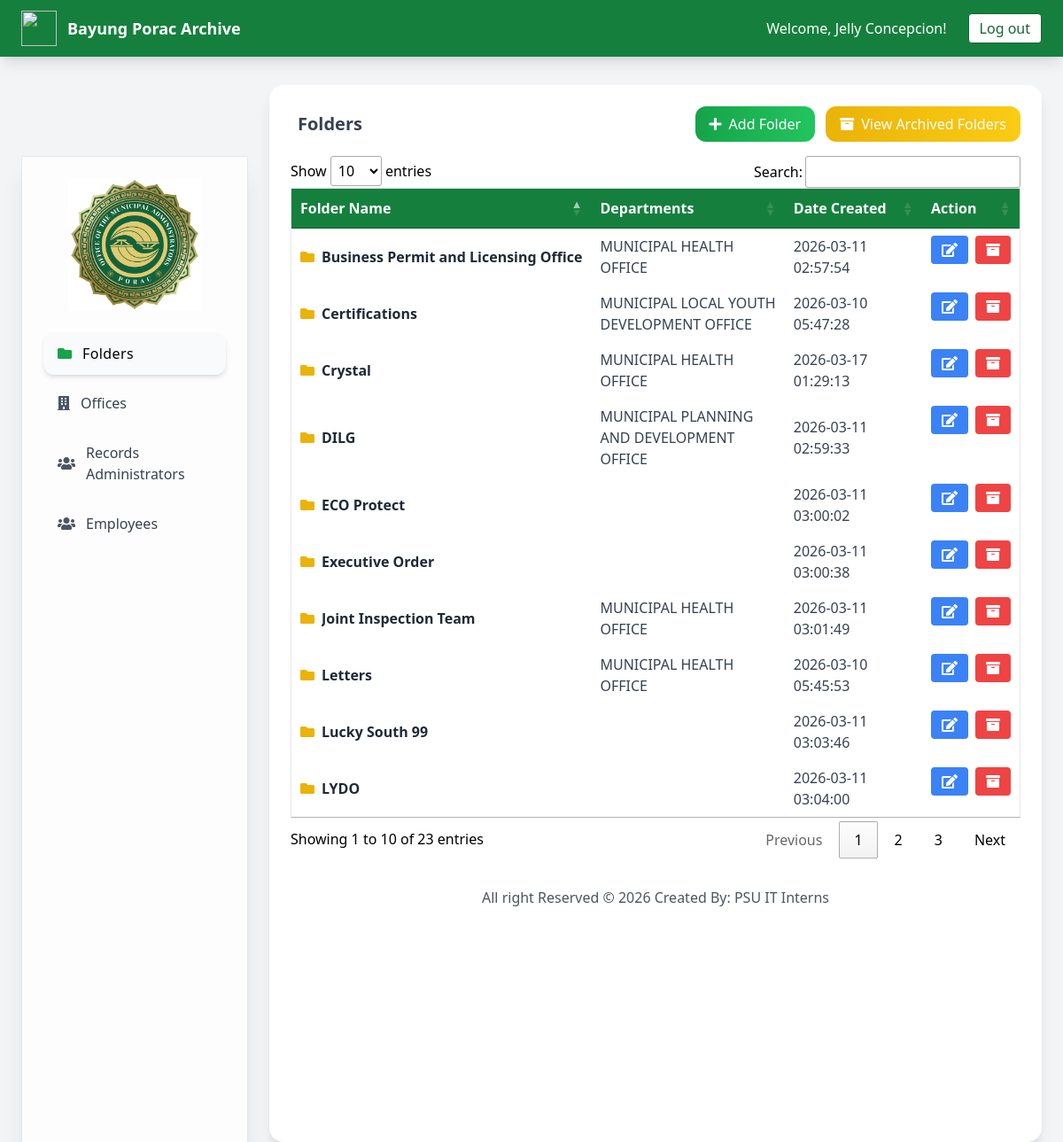
The page /system-administrator/folder_management.php (signed in) on the database its author committed.
### tables this page shows
CREATE TABLE `folders` (
  `folder_id` int(11) NOT NULL,
  `folder_name` varchar(150) NOT NULL,
  `folder_status` enum('Active','Archived') DEFAULT 'Active',
  `created_at` timestamp NOT NULL DEFAULT current_timestamp()
);

### system-administrator/folder_management.php (the view, shortened to what this page needs)
<!DOCTYPE html>
<html lang="en">
<?php
require_once("../include/connection.php");
$query = mysqli_query($conn,"
SELECT
f.folder_id,
f.folder_name,
f.created_at,
GROUP_CONCAT(d.department_name SEPARATOR ', ') as departments
FROM folders f
LEFT JOIN folder_departments fd ON f.folder_id = fd.folder_id
LEFT JOIN departments d ON fd.department_id = d.department_id
WHERE f.folder_status='Active'
GROUP BY f.folder_id
ORDER BY f.folder_name ASC
");
?>
<head>
<link href="https://cdn.datatables.net/1.10.25/css/jquery.dataTables.min.css" rel="stylesheet">
<link rel="stylesheet" href="https://cdnjs.cloudflare.com/ajax/libs/font-awesome/5.15.4/css/all.min.css" />
<script src="https://cdn.tailwindcss.com"></script>
</head>
<body class="bg-gray-100 font-sans">
<nav class="fixed top-0 w-full bg-green-700 shadow-lg z-50">
  <div class="flex flex-col sm:flex-row justify-between items-center
              h-auto sm:h-16 px-4 sm:px-6 py-2 sm:py-0 gap-2 sm:gap-0">
    <div class="flex items-center space-x-3">
      <img src="js/img/municipalLogo.png" class="w-8 h-8 sm:w-10 sm:h-10 object-contain">
      <h1 class="text-white font-semibold text-base sm:text-lg text-center sm:text-left">
        Bayung Porac Archive
      </h1>
    </div>
    <div class="flex flex-col sm:flex-row items-center
                gap-2 sm:space-x-4 text-white
                text-sm sm:text-base text-center sm:text-left">
      <span>
        Welcome, <?php echo ucwords(htmlentities($_SESSION['admin_name'])); ?>!
      </span>
      <a href="#" onclick="confirmLogout(this)"
         class="bg-white text-green-800 border border-green-800 px-3 py-1 rounded
                hover:bg-green-800 hover:text-white hover:border-white
                transition-colors duration-300">
        Log out
      </a>
    </div>
  </div>
</nav>
<div class="mt-24 px-4 sm:px-6 flex flex-col lg:flex-row gap-6">
 <aside id="sidebar"
       class="fixed top-20 left-0 z-50 w-64 bg-white/80 backdrop-blur-lg shadow-xl p-4 sm:p-6 border border-gray-200 flex flex-col items-center h-[calc(100vh-6rem)] transform -translate-x-full transition-transform duration-300 lg:translate-x-0 lg:relative lg:flex">
  <img src="img/adminLogo.png"
       class="square-logo mb-6 max-w-[120px] sm:max-w-[150px] transition-transform duration-300 hover:scale-105">
  <nav class="w-full space-y-2">
    <a href="folder_management.php"
       class="group flex items-center gap-3 w-full px-4 py-3 rounded-xl
              bg-gray-50 shadow-md hover:bg-gray-100 hover:shadow-xl hover:-translate-y-1
              transition-all duration-300">
      <i class="fas fa-folder text-green-600"></i>
      <span class="font-medium tracking-wide text-sm sm:text-base">Folders</span>
    </a>
    <a href="department_management.php"
       class="group flex items-center gap-3 w-full px-4 py-3 rounded-xl text-gray-700 hover:bg-gray-50 hover:-translate-y-1 hover:shadow-md transition-all duration-300">
      <i class="fas fa-building text-gray-600 group-hover:text-green-600 transition-colors"></i>
      <span class="font-medium text-sm sm:text-base">Offices</span>
    </a>
    <a href="view_admin.php"
       class="group flex items-center gap-3 w-full px-4 py-3 rounded-xl text-gray-700 hover:bg-gray-50 hover:-translate-y-1 hover:shadow-md transition-all duration-300">
      <i class="fas fa-users text-gray-600 group-hover:text-green-600 transition-colors"></i>
      <span class="font-medium text-sm sm:text-base">Records Administrators</span>
    </a>
    <a href="view_user.php"
       class="group flex items-center gap-3 w-full px-4 py-3 rounded-xl text-gray-700 hover:bg-gray-50 hover:-translate-y-1 hover:shadow-md transition-all duration-300">
      <i class="fas fa-users text-gray-600 group-hover:text-green-600 transition-colors"></i>
      <span class="font-medium text-sm sm:text-base">Employees</span>
    </a>
  </nav>
</aside>
  <div class="w-full lg:w-3/4 flex-1 lg:ml-0">
    <div class="bg-white rounded-2xl shadow-lg p-4 sm:p-6 h-full transition-all duration-300 hover:shadow-xl">
      <div class="flex flex-col sm:flex-row justify-between items-center gap-3 mb-4">
        <h2 class="text-lg sm:text-xl font-semibold text-gray-700 flex items-center gap-2 text-center sm:text-left">
          <i class=""></i> Folders
        </h2>
        <div class="flex flex-col sm:flex-row gap-2 sm:gap-3 w-full sm:w-auto">
          <button onclick="$('#modalAddFolder').removeClass('hidden');"
                  class="w-full sm:w-auto justify-center bg-gradient-to-r from-green-600 to-green-500 text-white px-4 py-2 rounded-xl hover:scale-105 hover:shadow-lg flex items-center gap-2 transition-all duration-300">
            <i class="fas fa-plus"></i> Add Folder
          </button>
          <button onclick="openArchivedFolders();"
                  class="w-full sm:w-auto justify-center bg-gradient-to-r from-yellow-500 to-yellow-400 text-white px-4 py-2 rounded-xl hover:scale-105 hover:shadow-lg transition-all duration-300 flex items-center gap-2">
            <i class="fas fa-archive"></i> View Archived Folders
          </button>
        </div>
      </div>
      <div class="w-full overflow-x-auto">
  <table id="dtable" class="min-w-full border border-gray-200 table-auto">
    <thead class="bg-green-700 text-white">
      <tr>
        <th class="px-4 py-2 text-left">Folder Name</th>
        <th class="px-4 py-2 text-left">Departments</th>
        <th class="px-4 py-2 text-left">Date Created</th>
        <th class="px-4 py-2 text-center">Action</th>
      </tr>
    </thead>
    <tbody class="text-gray-700">
      <?php while($row=mysqli_fetch_array($query)){ ?>
      <tr class="border-b hover:bg-gray-50">
        <td class="px-4 py-2">
          <a href="add_document.php?folder_id=<?php echo $row['folder_id']; ?>"
             class="flex items-center gap-2 text-gray-800 hover:text-green-700 truncate">
            <i class="fas fa-folder text-yellow-500"></i>
            <b class="truncate"><?php echo $row['folder_name']; ?></b>
          </a>
        </td>
        <td class="px-4 py-2 text-xs sm:text-sm md:text-base break-words max-w-[220px]">
          <?php echo $row['departments']; ?>
        </td>
        <td class="px-4 py-2"><?php echo $row['created_at']; ?></td>
        <td class="px-4 py-2 flex flex-col sm:flex-row items-center justify-center gap-2">
          <button onclick="$('#modalEditFolder<?php echo $row['folder_id']; ?>').removeClass('hidden');"
                  class="bg-blue-500 text-white px-3 py-1 rounded hover:bg-blue-600 w-full sm:w-auto">
            <i class="fas fa-edit"></i>
          </button>
          <a href="#" onclick="confirmArchive(<?php echo $row['folder_id']; ?>)"
             class="bg-red-500 text-white px-3 py-1 rounded hover:bg-red-600 w-full sm:w-auto text-center">
            <i class="fas fa-archive"></i>
          </a>
        </td>
      </tr>
      <?php } ?>
    </tbody>
  </table>
</div>
<footer class="mt-8 text-center text-gray-600">
  <p>All right Reserved &copy; <?php echo date('Y');?> Created By: PSU IT Interns</p>
</footer>
</body>
</html>

### system-administrator/folder_management.php (style rules this page uses)
.square-logo { width: 180px; object-fit: contain; }

### rows shown on the page
folders: folder_name "Business Permit and Licensing Office", departments "MUNICIPAL HEALTH OFFICE", created_at "2026-03-11 02:57:54"
folders: folder_name "Certifications", departments "MUNICIPAL LOCAL YOUTH DEVELOPMENT OFFICE", created_at "2026-03-10 05:47:28"
folders: folder_name "Crystal", departments "MUNICIPAL HEALTH OFFICE", created_at "2026-03-17 01:29:13"
folders: folder_name "DILG", departments "MUNICIPAL PLANNING AND DEVELOPMENT OFFICE", created_at "2026-03-11 02:59:33"
folders: folder_name "ECO Protect", created_at "2026-03-11 03:00:02"
folders: folder_name "Executive Order", created_at "2026-03-11 03:00:38"
folders: folder_name "Joint Inspection Team", departments "MUNICIPAL HEALTH OFFICE", created_at "2026-03-11 03:01:49"
folders: folder_name "Letters", departments "MUNICIPAL HEALTH OFFICE", created_at "2026-03-10 05:45:53"
folders: folder_name "Lucky South 99", created_at "2026-03-11 03:03:46"
folders: folder_name "LYDO", created_at "2026-03-11 03:04:00"

### other values the page prints
$_SESSION['admin_name'] "Jelly Concepcion"
